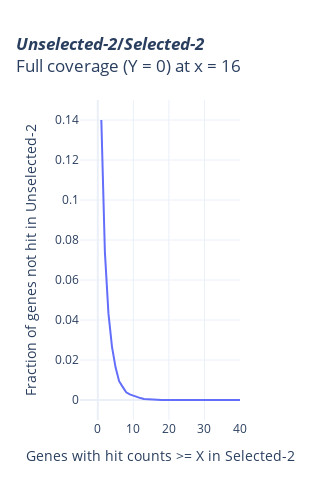
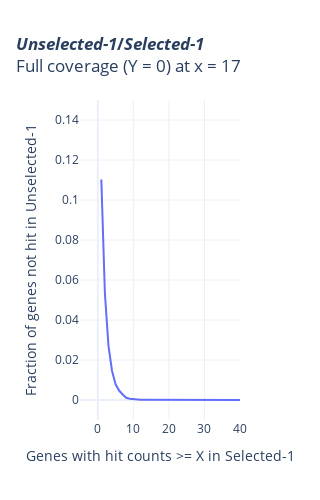
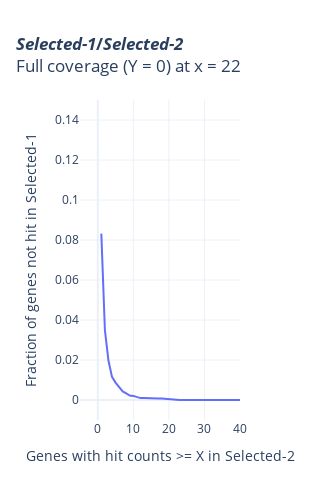
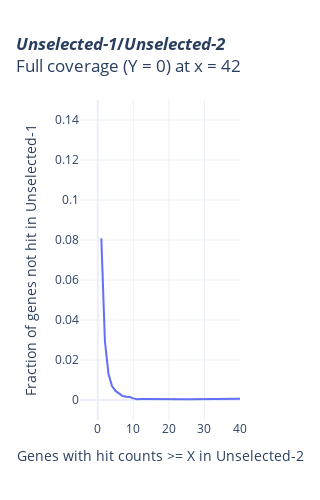

The code cell stored with these charts, in order, in its notebook:
### Code cell
save_path = f"/home/marcus/Insync/mviscard@ucsc.edu/Google Drive/insync_folder/polyAvsTotalRNA_ReviewEditsAndPlots/final_SVGs/{npCommon.get_dt(for_file=True)}_cdfThing"
file_type = "svg"

df_for_cdf_thing = merge_df.query("gene_biotype == 'protein_coding'").rename(columns={
    "Identified in Selected-1": "hit_in_polyA3",
    "Identified in Selected-2": "hit_in_polyA2",
    "Identified in Unselected-1": "hit_in_totalRNA3",
    "Identified in Unselected-2": "hit_in_totalRNA2"})

plot_cdf_thing(df_for_cdf_thing, "polyA2", "totalRNA2", save_path=f"{save_path}_polyA2_totalRNA2.{file_type}")

plot_cdf_thing(df_for_cdf_thing, "polyA3", "totalRNA3", save_path=f"{save_path}_polyA3_totalRNA3.{file_type}")

plot_cdf_thing(df_for_cdf_thing, "polyA2", "polyA3", save_path=f"{save_path}_polyA2_polyA3.{file_type}")

plot_cdf_thing(df_for_cdf_thing, "totalRNA2", "totalRNA3", save_path=f"{save_path}_totalRNA2_totalRNA3.{file_type}")

### Figure 1 — Plotly figure (JSON) as saved in the notebook; plotly's stock layout.template omitted (floating-point values rounded to 4 significant figures; data arrays with more than 128 entries replaced by an {"elided": "..."} marker saying what was removed)
{"data": [{"type": "scatter", "x": {"elided": "15063 int values"}, "y": {"elided": "15063 float values"}}], "layout": {"height": 500, "title": {"text": "<b><i>Unselected-2</i>/<i>Selected-2</i></b><br>Full coverage (Y = 0) at x = 16"}, "width": 300, "xaxis": {"range": [-5, 40], "title": {"text": "Genes with hit counts >= X in Selected-2"}}, "yaxis": {"range": [-0.01, 0.15], "title": {"text": "Fraction of genes not hit in Unselected-2"}}}}

### Figure 2 — Plotly figure (JSON) as saved in the notebook; plotly's stock layout.template omitted (floating-point values rounded to 4 significant figures; data arrays with more than 128 entries replaced by an {"elided": "..."} marker saying what was removed)
{"data": [{"type": "scatter", "x": {"elided": "14098 int values"}, "y": {"elided": "14098 float values"}}], "layout": {"height": 500, "title": {"text": "<b><i>Unselected-1</i>/<i>Selected-1</i></b><br>Full coverage (Y = 0) at x = 17"}, "width": 300, "xaxis": {"range": [-5, 40], "title": {"text": "Genes with hit counts >= X in Selected-1"}}, "yaxis": {"range": [-0.01, 0.15], "title": {"text": "Fraction of genes not hit in Unselected-1"}}}}

### Figure 3 — Plotly figure (JSON) as saved in the notebook; plotly's stock layout.template omitted (floating-point values rounded to 4 significant figures; data arrays with more than 128 entries replaced by an {"elided": "..."} marker saying what was removed)
{"data": [{"type": "scatter", "x": {"elided": "15063 int values"}, "y": {"elided": "15063 float values"}}], "layout": {"height": 500, "title": {"text": "<b><i>Selected-1</i>/<i>Selected-2</i></b><br>Full coverage (Y = 0) at x = 22"}, "width": 300, "xaxis": {"range": [-5, 40], "title": {"text": "Genes with hit counts >= X in Selected-2"}}, "yaxis": {"range": [-0.01, 0.15], "title": {"text": "Fraction of genes not hit in Selected-1"}}}}

### Figure 4 — Plotly figure (JSON) as saved in the notebook; plotly's stock layout.template omitted (floating-point values rounded to 4 significant figures; data arrays with more than 128 entries replaced by an {"elided": "..."} marker saying what was removed)
{"data": [{"type": "scatter", "x": {"elided": "8498 int values"}, "y": {"elided": "8498 float values"}}], "layout": {"height": 500, "title": {"text": "<b><i>Unselected-1</i>/<i>Unselected-2</i></b><br>Full coverage (Y = 0) at x = 42"}, "width": 300, "xaxis": {"range": [-5, 40], "title": {"text": "Genes with hit counts >= X in Unselected-2"}}, "yaxis": {"range": [-0.01, 0.15], "title": {"text": "Fraction of genes not hit in Unselected-1"}}}}
